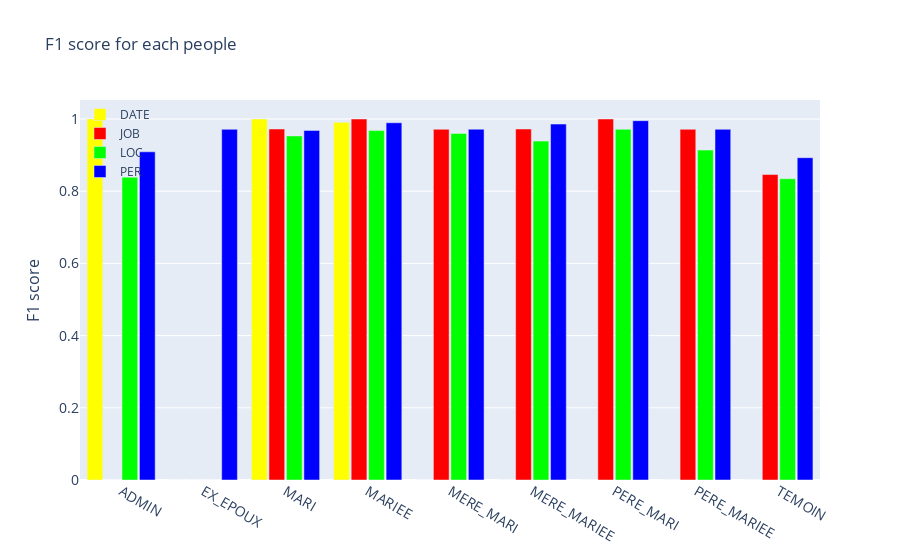

Notebook code cell kept with this figure:
### Code cell
def make_average_for_each_people():
    donnees = {}
    new_results = {}
    with open("results_extended.json", "r") as f:
        donnees = json.load(f)

    for archive in donnees:
        arch_dict = {}
        for people in donnees[archive]:
            if people in ['MERE_MARIEE', 'PERE_MARIEE', 'EX_EPOUX', 'PERE_MARI', 'MERE_MARI', 'ADMIN', 'MARIEE', 'MARI', 'TEMOIN']:
                details = donnees[archive][people]['details']
                arch_dict[people] = details
        
        if new_results == {}:
            new_results = arch_dict
        else:

            def merge_dicts(a, b, op=sum):
                """Merge dictionaries and apply an operator to duplicate keys' values."""
                result = {}
                for key in a.keys() | b.keys():
                    if key in a and key in b:
                        if isinstance(a[key], dict) and isinstance(b[key], dict):
                            result[key] = merge_dicts(a[key], b[key], op)
                        else:
                            result[key] = op([a[key], b[key]])
                    elif key in a:
                        result[key] = a[key]
                    elif key in b:
                        result[key] = b[key]
                return result
            
            new_results = merge_dicts(new_results, arch_dict, op=sum)

    #save the new results
    with open("results_extended_details.json", "w") as f:
        json.dump(new_results, f, indent=4)

    detailes_f1 = {}
    for people in new_results:
        detailes_f1[people] = {}
        for tag in new_results[people]:
            detailes_f1[people][tag] = {}
            #calculate F1_ok :
            TP = new_results[people][tag]['TP'] + new_results[people][tag]['TN'] + new_results[people][tag]['PARTIAL']
            FP = new_results[people][tag]['FP'] + new_results[people][tag]['MISS']
            FN = new_results[people][tag]['FN'] + new_results[people][tag]['MISS']
            precision = 0 if (TP + FP) == 0 else (TP / (TP + FP))
            recall = 0 if (TP + FN) == 0 else (TP / (TP + FN))
            F1_ok = 0 if (precision + recall) == 0 else (2 * (precision * recall) / (precision + recall))

            #calculate F1_strict :
            TP = new_results[people][tag]['TP'] + new_results[people][tag]['TN']
            FP = new_results[people][tag]['FP'] + new_results[people][tag]['MISS']  + new_results[people][tag]['PARTIAL']
            FN = new_results[people][tag]['FN'] + new_results[people][tag]['MISS']  + new_results[people][tag]['PARTIAL']
            precision = 0 if (TP + FP) == 0 else (TP / (TP + FP))
            recall = 0 if (TP + FN) == 0 else TP / (TP + FN)
            F1_strict = 0 if (precision + recall) == 0 else (2 * (precision * recall) / (precision + recall))

            detailes_f1[people][tag]['F1_ok'] = F1_ok
            detailes_f1[people][tag]['F1_strict'] = F1_strict

    #save the new results
    with open("scores_extended_details.json", "w") as f:
        json.dump(detailes_f1, f, indent=4)

    #create a dataframe with the new results.
    #Use a multiindex : 1st layer = tag [per,loc,date,job], 2nd layer = f1 type (F1_ok or F1_strict)
    #index = people
   
    #create the multiindex
    index = []
    for people in detailes_f1:
        for tag in detailes_f1[people]:
            index.append((people, tag))
    index = pd.MultiIndex.from_tuples(index, names=['people', 'tag'])

    #create the dataframe
    scores = pd.DataFrame(columns=['F1_ok', 'F1_strict'], index=index)
    for people in detailes_f1:
        for tag in detailes_f1[people]:
            scores.loc[(people, tag), 'F1_ok'] = detailes_f1[people][tag]['F1_ok']
            scores.loc[(people, tag), 'F1_strict'] = detailes_f1[people][tag]['F1_strict']

    #put tag in columns
    scores = scores.unstack(level=1)

    #PLot bar chart
    #Y-axis : F1 score from 0 to 1, X-axis : people splitted in DATE, LOC, PER, JOB for each people. Use only F1_ok
    #use a color gradient for each people
    
    scores = scores.xs('F1_ok', axis=1, level=0)

    #scores = scores.transpose()

    #use plotly graph objects
    fig = go.Figure()

    people_colors = {
        'JOB': 'rgb(255, 0, 0)',
        'LOC': 'rgb(0, 255, 0)',
        'PER': 'rgb(0, 0, 255)',
        'DATE': 'rgb(255, 255, 0)'
    }



    #add traces
    for people in scores:
        fig.add_trace(go.Bar(
            x=scores.index,
            y=scores[people],
            name=people,
            marker_color=people_colors[people]
        ))


    #update layout
    fig.update_layout(
        title='F1 score for each people',
        xaxis_tickfont_size=14,
        yaxis=dict(
            title='F1 score',
            titlefont_size=16,
            tickfont_size=14,
        ),
        legend=dict(
            x=0,
            y=1.0,
            bgcolor='rgba(255, 255, 255, 0)',
            bordercolor='rgba(255, 255, 255, 0)'
        ),
        barmode='group',
        bargap=0.15,
        bargroupgap=0.1
    )

    fig.show()







    

    
    return scores






make_average_for_each_people()

### Figure 1 — Plotly figure (JSON) as saved in the notebook; plotly's stock layout.template omitted (floating-point values rounded to 4 significant figures)
{"data": [{"marker": {"color": "rgb(255, 255, 0)"}, "name": "DATE", "type": "bar", "x": ["ADMIN", "EX_EPOUX", "MARI", "MARIEE", "MERE_MARI", "MERE_MARIEE", "PERE_MARI", "PERE_MARIEE", "TEMOIN"], "y": [1, 0, 1, 0.9907, 0, 0, 0, 0, 0]}, {"marker": {"color": "rgb(255, 0, 0)"}, "name": "JOB", "type": "bar", "x": ["ADMIN", "EX_EPOUX", "MARI", "MARIEE", "MERE_MARI", "MERE_MARIEE", "PERE_MARI", "PERE_MARIEE", "TEMOIN"], "y": [0, 0, 0.9722, 1, 0.9714, 0.9722, 1, 0.9714, 0.8462]}, {"marker": {"color": "rgb(0, 255, 0)"}, "name": "LOC", "type": "bar", "x": ["ADMIN", "EX_EPOUX", "MARI", "MARIEE", "MERE_MARI", "MERE_MARIEE", "PERE_MARI", "PERE_MARIEE", "TEMOIN"], "y": [0.8387, 0, 0.9531, 0.9679, 0.96, 0.9388, 0.9714, 0.9139, 0.8345]}, {"marker": {"color": "rgb(0, 0, 255)"}, "name": "PER", "type": "bar", "x": ["ADMIN", "EX_EPOUX", "MARI", "MARIEE", "MERE_MARI", "MERE_MARIEE", "PERE_MARI", "PERE_MARIEE", "TEMOIN"], "y": [0.9091, 0.9714, 0.9684, 0.9895, 0.9717, 0.9859, 0.9953, 0.9714, 0.8928]}], "layout": {"bargap": 0.15, "bargroupgap": 0.1, "barmode": "group", "legend": {"bgcolor": "rgba(255, 255, 255, 0)", "bordercolor": "rgba(255, 255, 255, 0)", "x": 0, "y": 1}, "title": {"text": "F1 score for each people"}, "xaxis": {"tickfont": {"size": 14}}, "yaxis": {"tickfont": {"size": 14}, "title": {"font": {"size": 16}, "text": "F1 score"}}}}
